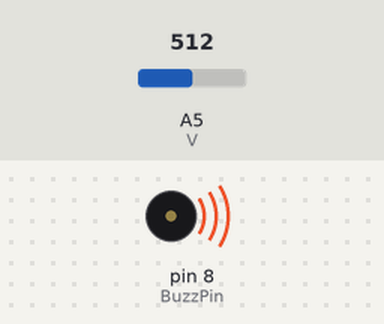
This sketch was run on a simulated Arduino Uno, built with avr-gcc and run on an emulated ATmega328P. Parts: buzzer (waves = sounding). Inputs (shaded band) come from the test bench; at power-on: A5 (V) = 512. What the sketch prints to the serial monitor is not drawn.

Above: at 0.1 s.
Timing chart, 0 to 1.6 s (numbered marks = the images above):
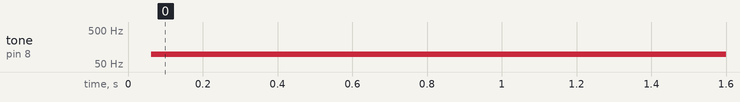

Measured:
- by itself, tone on pin 8 (BuzzPin): silent → 96 Hz at 0.06 s

The sketch:

SoundControl.ino
```cpp
float PotV;
int V = A5;
int delayT;
int BuzzPin = 8;
void setup() {
  // put your setup code here, to run once:
  Serial.begin(115200);
  pinMode(BuzzPin,OUTPUT);
}

void loop() {
  // put your main code here, to run repeatedly:
   delayT = (9940./1023.)*(analogRead(V)) + 60.;
   Serial.println(delayT);

  digitalWrite(BuzzPin,HIGH);
  delayMicroseconds(delayT);
  digitalWrite(BuzzPin,LOW);
  delayMicroseconds(delayT);


}
```
